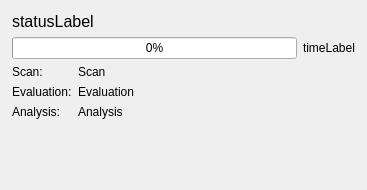
<?xml version="1.0" encoding="UTF-8"?>
<ui version="4.0">
 <class>Form</class>
 <widget class="QWidget" name="Form">
  <property name="geometry">
   <rect>
    <x>0</x>
    <y>0</y>
    <width>367</width>
    <height>190</height>
   </rect>
  </property>
  <property name="windowTitle">
   <string>Form</string>
  </property>
  <layout class="QVBoxLayout" name="verticalLayout_2">
   <property name="spacing">
    <number>0</number>
   </property>
   <property name="margin">
    <number>3</number>
   </property>
   <item>
    <widget class="QWidget" name="widget" native="true">
     <property name="autoFillBackground">
      <bool>false</bool>
     </property>
     <layout class="QVBoxLayout" name="verticalLayout">
      <item>
       <widget class="QLabel" name="statusLabel">
        <property name="font">
         <font>
          <pointsize>12</pointsize>
         </font>
        </property>
        <property name="text">
         <string>statusLabel</string>
        </property>
       </widget>
      </item>
      <item>
       <layout class="QHBoxLayout" name="horizontalLayout_2">
        <item>
         <widget class="QProgressBar" name="progressBar">
          <property name="value">
           <number>0</number>
          </property>
          <property name="alignment">
           <set>Qt::AlignCenter</set>
          </property>
         </widget>
        </item>
        <item>
         <widget class="QLabel" name="timeLabel">
          <property name="text">
           <string>timeLabel</string>
          </property>
         </widget>
        </item>
       </layout>
      </item>
      <item>
       <layout class="QGridLayout" name="gridLayout">
        <item row="0" column="0">
         <widget class="QLabel" name="label">
          <property name="text">
           <string>Scan:</string>
          </property>
         </widget>
        </item>
        <item row="0" column="1">
         <widget class="QLabel" name="scanLabel">
          <property name="sizePolicy">
           <sizepolicy hsizetype="Preferred" vsizetype="Preferred">
            <horstretch>1</horstretch>
            <verstretch>0</verstretch>
           </sizepolicy>
          </property>
          <property name="text">
           <string>Scan</string>
          </property>
         </widget>
        </item>
        <item row="1" column="0">
         <widget class="QLabel" name="label_3">
          <property name="text">
           <string>Evaluation:</string>
          </property>
         </widget>
        </item>
        <item row="1" column="1">
         <widget class="QLabel" name="evaluationLabel">
          <property name="sizePolicy">
           <sizepolicy hsizetype="Preferred" vsizetype="Preferred">
            <horstretch>1</horstretch>
            <verstretch>0</verstretch>
           </sizepolicy>
          </property>
          <property name="text">
           <string>Evaluation</string>
          </property>
         </widget>
        </item>
        <item row="2" column="0">
         <widget class="QLabel" name="label_5">
          <property name="text">
           <string>Analysis:</string>
          </property>
         </widget>
        </item>
        <item row="2" column="1">
         <widget class="QLabel" name="analysisLabel">
          <property name="sizePolicy">
           <sizepolicy hsizetype="Preferred" vsizetype="Preferred">
            <horstretch>1</horstretch>
            <verstretch>0</verstretch>
           </sizepolicy>
          </property>
          <property name="text">
           <string>Analysis</string>
          </property>
         </widget>
        </item>
       </layout>
      </item>
      <item>
       <spacer name="verticalSpacer">
        <property name="orientation">
         <enum>Qt::Vertical</enum>
        </property>
        <property name="sizeHint" stdset="0">
         <size>
          <width>20</width>
          <height>16</height>
         </size>
        </property>
       </spacer>
      </item>
     </layout>
    </widget>
   </item>
  </layout>
 </widget>
 <resources/>
 <connections/>
</ui>
